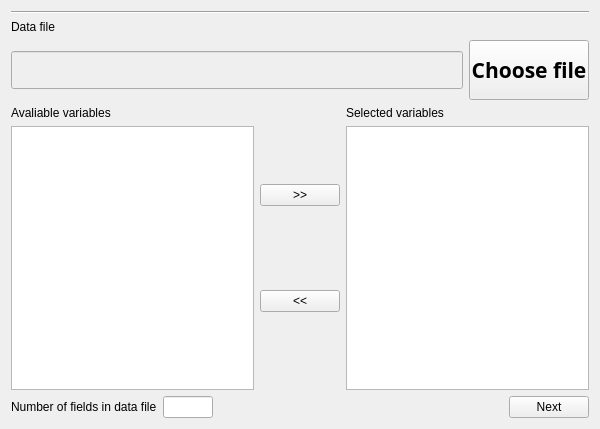
<?xml version="1.0" encoding="UTF-8"?>
<ui version="4.0">
 <class>MainWindow</class>
 <widget class="QMainWindow" name="MainWindow">
  <property name="geometry">
   <rect>
    <x>0</x>
    <y>0</y>
    <width>600</width>
    <height>429</height>
   </rect>
  </property>
  <property name="minimumSize">
   <size>
    <width>600</width>
    <height>400</height>
   </size>
  </property>
  <property name="windowTitle">
   <string>MZA</string>
  </property>
  <property name="styleSheet">
   <string notr="true">s</string>
  </property>
  <widget class="QWidget" name="centralWidget">
   <layout class="QVBoxLayout" name="verticalLayout_6">
    <item>
     <layout class="QVBoxLayout" name="verticalLayout">
      <item>
       <widget class="Line" name="line">
        <property name="orientation">
         <enum>Qt::Horizontal</enum>
        </property>
       </widget>
      </item>
      <item>
       <layout class="QVBoxLayout" name="verticalLayout_5">
        <item>
         <widget class="QLabel" name="label_3">
          <property name="text">
           <string>Data file</string>
          </property>
         </widget>
        </item>
        <item>
         <layout class="QHBoxLayout" name="horizontalLayout">
          <item>
           <widget class="QLineEdit" name="filePath">
            <property name="enabled">
             <bool>false</bool>
            </property>
            <property name="font">
             <font>
              <family>Sawasdee</family>
              <pointsize>16</pointsize>
             </font>
            </property>
           </widget>
          </item>
          <item>
           <widget class="QPushButton" name="openFile">
            <property name="minimumSize">
             <size>
              <width>120</width>
              <height>60</height>
             </size>
            </property>
            <property name="maximumSize">
             <size>
              <width>120</width>
              <height>60</height>
             </size>
            </property>
            <property name="font">
             <font>
              <family>Sawasdee</family>
              <pointsize>16</pointsize>
              <weight>75</weight>
              <bold>true</bold>
             </font>
            </property>
            <property name="styleSheet">
             <string notr="true"/>
            </property>
            <property name="text">
             <string>Choose file</string>
            </property>
           </widget>
          </item>
         </layout>
        </item>
       </layout>
      </item>
      <item>
       <layout class="QGridLayout" name="gridLayout">
        <item row="0" column="0">
         <layout class="QHBoxLayout" name="horizontalLayout_2">
          <item>
           <layout class="QVBoxLayout" name="verticalLayout_3">
            <item>
             <widget class="QLabel" name="label">
              <property name="text">
               <string>Avaliable variables</string>
              </property>
             </widget>
            </item>
            <item>
             <widget class="QTableWidget" name="avalvars"/>
            </item>
           </layout>
          </item>
          <item>
           <layout class="QVBoxLayout" name="verticalLayout_2">
            <item>
             <widget class="QPushButton" name="addVariableButton">
              <property name="text">
               <string>&gt;&gt;</string>
              </property>
             </widget>
            </item>
            <item>
             <widget class="QPushButton" name="delVariableButton">
              <property name="text">
               <string>&lt;&lt;</string>
              </property>
             </widget>
            </item>
           </layout>
          </item>
          <item>
           <layout class="QVBoxLayout" name="verticalLayout_4">
            <item>
             <widget class="QLabel" name="label_2">
              <property name="text">
               <string>Selected variables</string>
              </property>
             </widget>
            </item>
            <item>
             <widget class="QTableWidget" name="selvars"/>
            </item>
           </layout>
          </item>
         </layout>
        </item>
        <item row="1" column="0">
         <layout class="QHBoxLayout" name="horizontalLayout_3">
          <item>
           <layout class="QHBoxLayout" name="horizontalLayout_4">
            <item>
             <widget class="QLabel" name="label_4">
              <property name="text">
               <string>Number of fields in data file</string>
              </property>
             </widget>
            </item>
            <item>
             <widget class="QLineEdit" name="numberOfFields">
              <property name="sizePolicy">
               <sizepolicy hsizetype="Fixed" vsizetype="Fixed">
                <horstretch>0</horstretch>
                <verstretch>0</verstretch>
               </sizepolicy>
              </property>
              <property name="maximumSize">
               <size>
                <width>50</width>
                <height>16777215</height>
               </size>
              </property>
             </widget>
            </item>
           </layout>
          </item>
          <item>
           <spacer name="horizontalSpacer">
            <property name="orientation">
             <enum>Qt::Horizontal</enum>
            </property>
            <property name="sizeHint" stdset="0">
             <size>
              <width>40</width>
              <height>20</height>
             </size>
            </property>
           </spacer>
          </item>
          <item>
           <widget class="QPushButton" name="nextButton">
            <property name="text">
             <string>Next</string>
            </property>
           </widget>
          </item>
         </layout>
        </item>
       </layout>
      </item>
     </layout>
    </item>
   </layout>
  </widget>
 </widget>
 <layoutdefault spacing="6" margin="11"/>
 <resources/>
 <connections/>
</ui>
